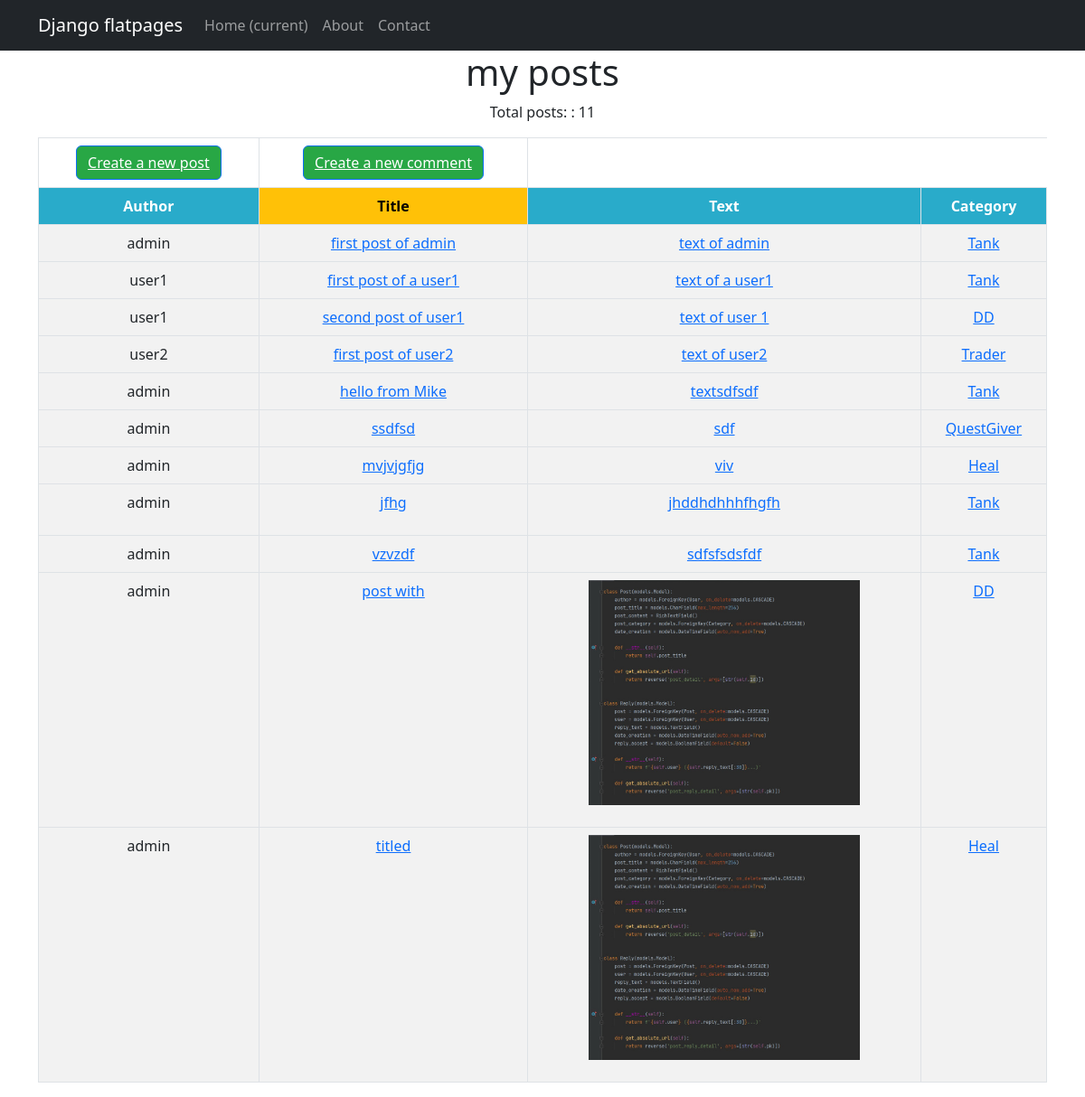
/bboard/, run on the app's committed database.
### bboard/models.py (models this page shows, shortened)
class Post(models.Model):
    author = models.ForeignKey(User, on_delete=models.CASCADE)
    title = models.CharField(max_length=255)
    text = RichTextField()
    category = models.ManyToManyField('Category', through='PostCategory')
    date = models.DateTimeField(auto_now_add=True)

class Category(models.Model):
    name = models.CharField(max_length=255, default='Name_of_category', unique=True)
    subscribers = models.ManyToManyField(User, blank=True, related_name='categories')
    def __str__(self):
        return self.name

### bboard/views.py (the view)
# urls.py: path('', PostList.as_view(), name='post_list'),
class PostList(ListView):
    model = Post
    template_name = 'posts.html'
    context_object_name = 'posts'

### templates/posts.html
{% extends 'flatpages/default.html' %}
{% block content %}
<h1>my posts</h1>
<p>{{ 'Total posts:' }} : {{posts | length}}</p>
  {% if posts %}
<table class="table table-bordered table-striped table-hover">
    <thead>
        <tr>
            <th>
            <button class="btn btn-primary" style="background-color: #28a745;"  type="button">
                <a href="{% url 'bboard:post_add' %}" style="color: white">Create a new post</a>
            </button>
            </th>
            <th>
                <button class="btn btn-primary" style="background-color: #28a745;"  type="button">
                <a href="{% url 'bboard:comment_add' %}" style="color: white">Create a new comment</a>
                </button>
            </th>
        </tr>
        <tr>
            <th style="background-color: #29ABCA; color: #ffffff;">{{ 'Author' }}</th>
            <th style="background-color: #FFC107; color: #000000;">{{ 'Title' }}</th>
            <th style="background-color: #29ABCA; color: #ffffff;">{{ 'Text' }}</th>
            <th style="background-color: #29ABCA; color: #ffffff;">{{ 'Category' }}</th>
        </tr>
    </thead>
    {% for post in posts %}
      <tbody>
        <tr>
            <td>{{ post.author }}</td>
            <td><a href="{% url 'bboard:post_detail' post.id %}">{{ post.title }}</a></td>
            <td><a href="{% url 'bboard:post_edit' post.id %}">{{ post.text|safe }}</a></td>
            <td>
                        {% for category in post.category.all %}
                        <a href="{% url 'bboard:category_list' category.id %}">{{category}}</a>
                        {% endfor %}
                    </td>
        </tr>
    </tbody>
    {% endfor %}
</table>
  {% else %}
   <th><a href="{% url 'bboard:post_add' %}">Create a new post</a></th>
   <h2> No posts! </h2>
  {% endif %}
{% endblock content %}

### templates/flatpages/default.html (shortened to what this page needs)
<!DOCTYPE html>
<html lang="en">
    <head>
        {% load static %}
        <link href="{% static 'css/styles.css' %}" rel="stylesheet" />
    </head>
    <body>
        <nav class="navbar navbar-expand-lg navbar-dark bg-dark static-top">
   <div class="container">
       <a class="navbar-brand" href="#">Django flatpages</a>
       <div class="collapse navbar-collapse" id="navbarResponsive">
           <ul class="navbar-nav ml-auto">
               <li class="nav-item active">
                   <a class="nav-link" href="/bboard/">Home
                       <span class="sr-only">(current)</span>
                   </a>
               </li>
               <li class="nav-item">
                   <a class="nav-link" href="/about/">About</a>
               </li>
               <li class="nav-item">
                   <a class="nav-link" href="/contacts/">Contact</a>
               </li>
               <li class="nav-item">
                   <a class="nav-link" href="/">{{ request.user.username }}</a>
               </li>
           </ul>
       </div>
   </div>
</nav>
        <div class="container">
            <div class="row">
                <div class="col-lg-12 text-center">
                    {% block content %}
                    {% endblock content %}
                </div>
            </div>
        </div>
    </body>
</html>

### data on the page
Post: author "admin", title "first post of admin", text "text of admin"
Category: name "Tank"
Post: author "user1", title "first post of a user1", text "text of a user1"
Post: author "user1", title "second post of user1", text "text of user 1"
Category: name "DD"
Post: author "user2", title "first post of user2", text "text of user2"
Category: name "Trader"
Post: author "admin", title "hello from Mike", text "textsdfsdf"
Post: author "admin", title "ssdfsd", text "sdf"
Category: name "QuestGiver"
Post: author "admin", title "mvjvjgfjg", text "viv"
Category: name "Heal"
Post: author "admin", title "jfhg", text "jhddhdhhhfhgfh"
Post: author "admin", title "vzvzdf", text "sdfsfsdsfdf"
Post: author "admin", title "post with", text (picture)
Post: author "admin", title "titled", text (picture)

### other printed values
{{ 'Total posts:' }} "Total posts:"
{{ posts | length }} "11"
{{ 'Author' }} "Author"
{{ 'Title' }} "Title"
{{ 'Text' }} "Text"
{{ 'Category' }} "Category"
